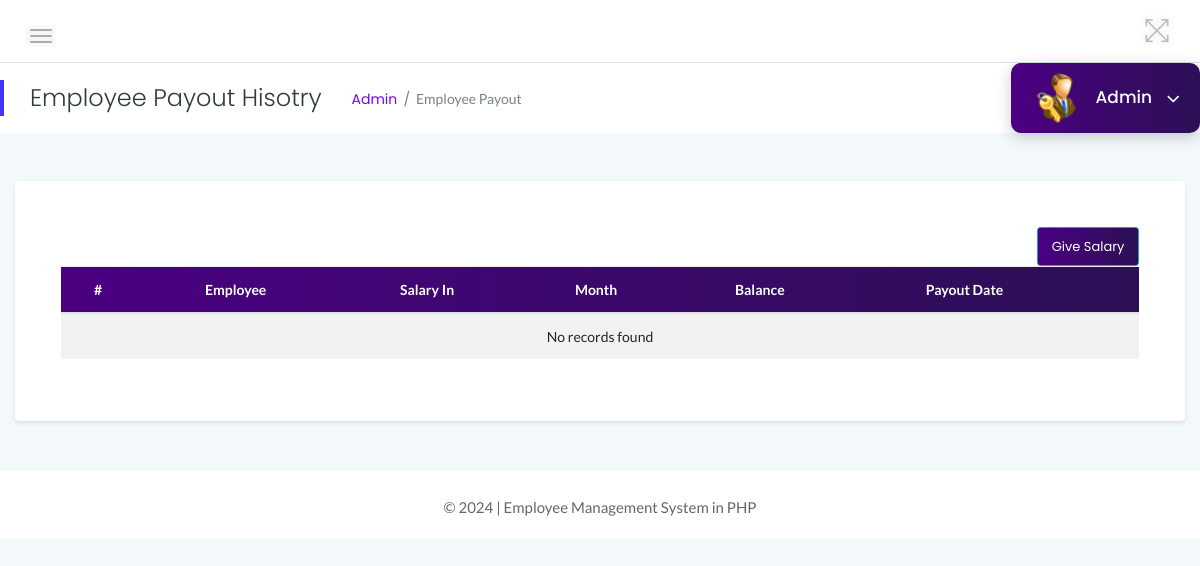
The page /admin/payout.php (signed in) on the database as committed earlier.
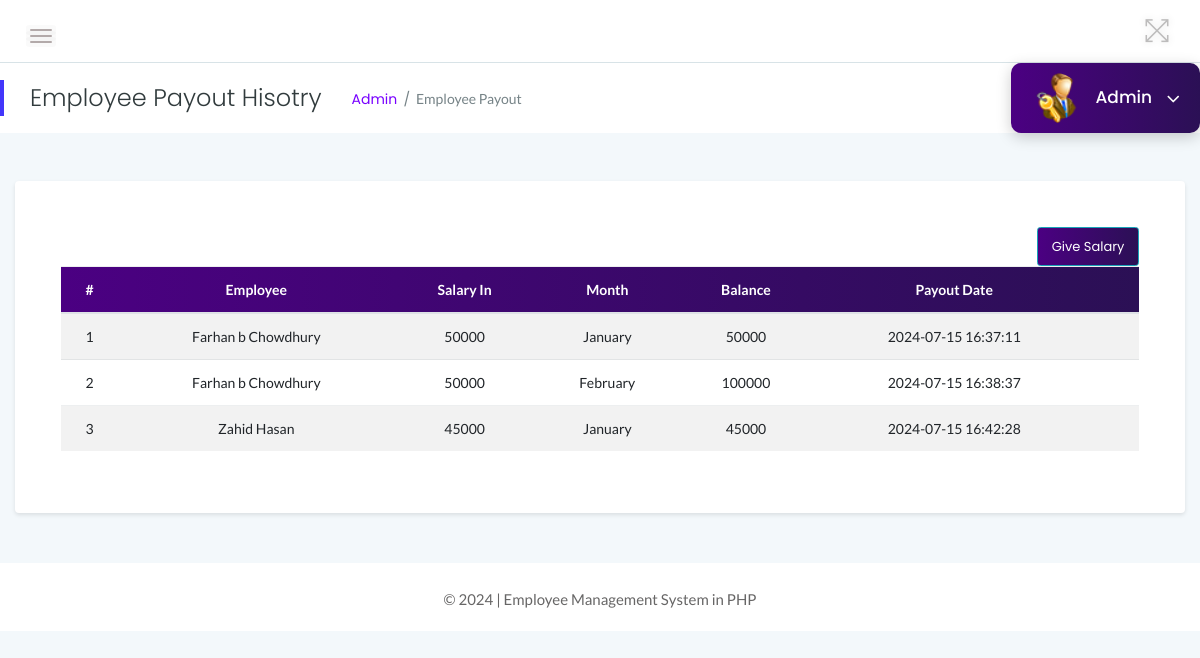
The same page on the database as committed later.
### tables this page shows
CREATE TABLE `employee_salary` (
  `id` int(11) NOT NULL,
  `empId` int(11) NOT NULL,
  `salary_in` double DEFAULT NULL,
  `salary_out` double DEFAULT NULL,
  `balance` double NOT NULL,
  `month` varchar(25) NOT NULL,
  `payout_date` timestamp NOT NULL DEFAULT current_timestamp() ON UPDATE current_timestamp()
);

CREATE TABLE `employees` (
  `id` int(11) NOT NULL,
  `EmpId` varchar(100) NOT NULL,
  `FirstName` varchar(150) NOT NULL,
  `LastName` varchar(150) NOT NULL,
  `Email` varchar(200) NOT NULL,
  `Password` varchar(180) NOT NULL,
  `Gender` varchar(100) NOT NULL,
  `Dob` varchar(100) NOT NULL,
  `Department` varchar(255) NOT NULL,
  `Address` varchar(255) NOT NULL,
  `City` varchar(200) NOT NULL,
  `Phone` char(11) NOT NULL,
  `Status` int(1) NOT NULL,
  `RegDate` timestamp NOT NULL DEFAULT current_timestamp(),
  `salary` decimal(10,0) NOT NULL
);

### admin/payout.php (the view, shortened to what this page needs)
<?php
include('../includes/db_connection.php');
$page_title = "Employee Payout Hisotry";
$breadcrumb = "Employee Payout";
?>
<!DOCTYPE html>
<html lang="en">
<head>
    <link rel="stylesheet" href="../assets/css/bootstrap.min.css">
    <link rel="stylesheet" href="../assets/css/font-awesome.min.css">
    <link rel="stylesheet" href="../assets/css/themify-icons.css">
    <link rel="stylesheet" href="../assets/css/metisMenu.css">
    <link rel="stylesheet" href="../assets/css/owl.carousel.min.css">
    <link rel="stylesheet" href="../assets/css/slicknav.min.css">
    <link rel="stylesheet" href="https://www.amcharts.com/lib/3/plugins/export/export.css" type="text/css" media="all" />
    <link rel="stylesheet" type="text/css" href="https://cdn.datatables.net/1.10.19/css/jquery.dataTables.css">
    <link rel="stylesheet" type="text/css" href="https://cdn.datatables.net/1.10.18/css/dataTables.bootstrap4.min.css">
    <link rel="stylesheet" type="text/css" href="https://cdn.datatables.net/responsive/2.2.3/css/responsive.bootstrap.min.css">
    <link rel="stylesheet" type="text/css" href="https://cdn.datatables.net/responsive/2.2.3/css/responsive.jqueryui.min.css">
    <link rel="stylesheet" href="../assets/css/typography.css">
    <link rel="stylesheet" href="../assets/css/default-css.css">
    <link rel="stylesheet" href="../assets/css/styles.css">
    <link rel="stylesheet" href="../assets/css/responsive.css">
</head>
<body>
    <div class="page-container">
        <div class="main-content">
            <?php include '../admin/layout/header.php'; ?>
            <div class="main-content-inner">
                <div class="row">
                    <div class="col-12 mt-5">
                        <div class="card">
                            <div class="card-body">
                                <div class="data-tables datatable-dark">
                                    <div style="display: flex; justify-content: flex-end;">
                                        <a href="create_employee_salary.php" class="btn btn-sm btn-info">Give Salary</a>
                                    </div>
                                    <table id="dataTable3" class="table table-hover table-striped text-center">
                                        <thead class="text-capitalize">
                                            <tr>
                                                <th>#</th>
                                                <th>Employee</th>
                                                <th>Salary In</th>
                                                <th>Month</th>
                                                <th>Balance</th>
                                                <th>Payout Date</th>
                                                <th></th>
                                            </tr>
                                        </thead>
                                        <tbody>
                                            <?php
                                            $sql = "SELECT es.id, e.FirstName, e.LastName, es.salary_in, es.month, es.balance, es.payout_date FROM employee_salary es JOIN employees e ON es.empId = e.id";
                                            $query = $dbh->prepare($sql);
                                            $query->execute();
                                            $results = $query->fetchAll(PDO::FETCH_OBJ);
                                            $cnt = 1;
                                            if ($query->rowCount() > 0) {
                                                foreach ($results as $result) {
                                            ?>
                                                    <tr>
                                                        <td><?php echo htmlentities($cnt); ?></td>
                                                        <td> <?php echo htmlentities($result->FirstName . " " . $result->LastName); ?>
                                                        </td>
                                                        <td><?php echo htmlentities($result->salary_in); ?></td>
                                                        <td><?php echo htmlentities($result->month); ?></td>
                                                        <td><?php echo htmlentities($result->balance); ?></td>
                                                        <td><?php echo htmlentities($result->payout_date); ?></td>
                                                        <td>
                                                        </td>
                                                    </tr>
                                                <?php $cnt++;
                                                }
                                            } else { ?>
                                                <tr>
                                                    <td colspan="7">No records found</td>
                                                </tr>
                                            <?php } ?>
                                        </tbody>
                                    </table>
                                </div>
                            </div>
                        </div>
                    </div>
                </div>
            </div>
            <?php include '../admin/layout/footer.php'; ?>
        </div>
    </div>
</body>
</html>

### admin/layout/header.php (shortened to what this page needs)
<?php
$query = "SELECT FullName FROM admin WHERE UserName = '" . $_SESSION['admin_login'] . "'";
$result = $dbh->query($query);
$row = $result->fetch(PDO::FETCH_ASSOC);
$full_name = $row['FullName'];
?>
<div class="header-area">
    <div class="row align-items-center">
        <div class="col-md-6 col-sm-8 clearfix">
            <div class="nav-btn pull-left">
                <span></span>
                <span></span>
                <span></span>
            </div>
        </div>
        <div class="col-md-6 col-sm-4 clearfix">
            <ul class="notification-area pull-right">
                <li id="full-view"><i class="ti-fullscreen"></i></li>
            </ul>
        </div>
    </div>
</div>
<div class="page-title-area">
    <div class="row align-items-center">
        <div class="col-sm-6">
            <div class="breadcrumbs-area clearfix">
                <h4 class="page-title pull-left"><?php echo htmlspecialchars($page_title); ?></h4>
                <ul class="breadcrumbs pull-left">
                    <li><a href="dashboard.php">Admin</a></li>
                    <li><span><?php echo htmlspecialchars($breadcrumb); ?></span></li>
                </ul>
            </div>
        </div>
        <div class="col-sm-6 clearfix">
            <div class="user-profile pull-right">
                <img class="avatar user-thumb" src="../assets/images/admin.png" alt="avatar">
                <h4 class="user-name dropdown-toggle" data-toggle="dropdown">
                    <?php echo htmlspecialchars($full_name); ?> <i class="fa fa-angle-down"></i>
                </h4>
            </div>
        </div>
    </div>
</div>

### admin/layout/footer.php
<footer>
        <div class="footer-area">
                <p>© <?php echo date("Y");?> | Employee Management System in PHP</p>
        </div>
</footer>

### assets/css/styles.css (style rules this page uses)
.page-container { width: 100%; height: 100%; min-height: 100vh; padding-left: 280px; -webkit-transition: padding-left 0.3s ease 0s; transition: padding-left 0.3s ease 0s; }
.sbar_collapsed.page-container { padding-left: 0; }
.card { display: flex; flex-direction: column; justify-content: center; align-items: center; height: auto; border: none; border-radius: 4px; background-color: #fff; -webkit-transition: all 0.3s ease 0s; transition: all 0.3s ease 0s; box-shadow: 0 2px 4px rgba(0, 0, 0, 0.1); padding: 20px; }
.card-body { padding: 25.6px; padding: 1.6rem; width: 100%; }
.main-content { width: 100%; background: #f3f8fb; }
.main-content-inner { padding: 0 30px 50px; }
.header-area { padding: 15px 30px; background: #fff; border-bottom: 1px solid #d8e3e7; }
.nav-btn { margin: 10px 30px 0 0; cursor: pointer; }
.nav-btn span { display: block; width: 22px; height: 2px; background: #b3aaaa; margin: 4px 0; border-radius: 15px; -webkit-transition: all 0.3s ease 0s; transition: all 0.3s ease 0s; box-shadow: 0 0 0 4px rgba(99, 96, 96, 0.03); }
.nav-btn span:nth-child(2) { opacity: 0; }
.nav-btn span:first-child { -webkit-transform: rotate(45deg) translate(5px, 5px); transform: rotate(45deg) translate(5px, 5px); }
.nav-btn span:last-child { -webkit-transform: rotate(-45deg) translate(3px, -3px); transform: rotate(-45deg) translate(3px, -3px); }
.sbar_collapsed .nav-btn span { transform: none; opacity: 1; }
.notification-area { -webkit-user-select: none; -moz-user-select: none; -ms-user-select: none; user-select: none; position: relative; z-index: 1; }
.notification-area li { display: inline-block; margin-left: 20px; cursor: pointer; -webkit-user-select: none; -moz-user-select: none; -ms-user-select: none; user-select: none; }
.notification-area li > i { font-size: 26px; color: #bdbcbc; vertical-align: middle; text-shadow: 0 0 8px rgba(0, 0, 0, 0.12); -webkit-transition: color 0.3s ease 0s; transition: color 0.3s ease 0s; }
.notification-area li#full-view { display: inline-block; }
.page-title-area { padding: 0 30px; background: #fff; position: relative; }
.page-title-area:before { content: ""; position: absolute; left: 0; top: 50%; width: 4px; height: 36px; background: var(--primary-color); -webkit-transform: translateY(-50%); transform: translateY(-50%); }
.page-title { font-size: 24px; font-weight: 300; color: #313b3d; letter-spacing: 0; margin-right: 30px; }
ul.breadcrumbs { margin-top: 4px; }
.breadcrumbs li { display: inline-block; }
.breadcrumbs li a, .breadcrumbs li span { display: block; font-size: 14px; font-weight: 400; color: #7801ff; letter-spacing: 0; margin-right: 16px; position: relative; }
.breadcrumbs li a:before { content: "/"; color: #768387; position: absolute; right: -13px; top: 0; }
.breadcrumbs li span { margin-right: 0; color: #768387; text-transform: capitalize; }
.user-profile { margin-right: -30px; display: flex; align-items: center; flex-wrap: wrap; background: linear-gradient(to right, #4b0082 0%, #2b1055 100%); padding: 10px 20px; position: relative; border-radius: 10px; box-shadow: 0 4px 15px rgba(0, 0, 0, 0.2); transition: background 0.3s ease, box-shadow 0.3s ease; }
.user-profile img.avatar { border-radius: 50%; margin-right: 15px; width: 50px; height: 50px; }
.user-profile h4.user-name { color: #fff; margin: 0; font-weight: 500; cursor: pointer; }
.user-name { font-size: 17px; font-weight: 500; color: #fff; letter-spacing: 0; cursor: pointer; -webkit-user-select: none; -moz-user-select: none; -ms-user-select: none; user-select: none; }
.user-name i { margin-left: 10px; font-size: 21px; vertical-align: middle; position: relative; }
.notification-area .dropdown-toggle, .user-name.dropdown-toggle { position: relative; }
.notification-area .dropdown-toggle:after, .user-name.dropdown-toggle:after { display: none; }
.footer-area { text-align: center; padding: 23px 0 19px; background: #fff; }
.footer-area p { color: #676666; margin-bottom: 0; }
.btn { padding: 11px 17px; font-size: 13px; letter-spacing: 0; }
.btn-sm { padding: 9px 14px; background: linear-gradient(to right, #4b0082 0%, #2b1055 100%); }
table tr th { border-bottom: none; }
table tr th, table tr td { border-top: 1px solid rgba(120, 130, 140, 0.13) !important; }
.datatable-dark thead { background: linear-gradient(to right, #4b0082 0%, #2b1055 100%); color: #fff; }
body { background: url('../assets/images/admin_login.webp') no-repeat center center fixed; background-size: cover; }

Rows that differ between the two databases and show on the page:
added employee_salary: employees.FirstName+LastName "Farhan b Chowdhury", salary_in "50000", month "January", balance "50000", payout_date "2024-07-15 16:37:11"
added employee_salary: employees.FirstName+LastName "Farhan b Chowdhury", salary_in "50000", month "February", balance "100000", payout_date "2024-07-15 16:38:37"
added employee_salary: employees.FirstName+LastName "Zahid Hasan", salary_in "45000", month "January", balance "45000", payout_date "2024-07-15 16:42:28"
Other text that changed with them:
text no longer shown: "No records found"
